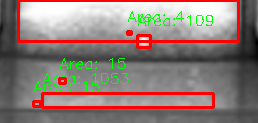
#> input picture test/ig.png, 258 x 123 px
$ python -i preprocess.py   (imports and definitions only)
#> lines starting #> are read from the running program, lines starting #| are printed output that depends on the picture; after the words box and inside, x2 and y2 are one past the last pixel; in counts of white or black regions, pixels touching at a corner belong together
#> further down, picture is the input picture: shape (123, 258, 3); mean B, G, R 119.4, 125, 141.4
import cv2, numpy as np

def pre_process(img):

    grays = cv2.cvtColor(img, cv2.COLOR_BGR2GRAY)
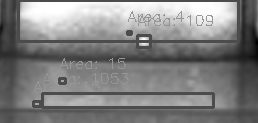
#> grays: shape (123, 258); min 0, max 255, mean 129.2
    clahe = cv2.createCLAHE(clipLimit=2.0, tileGridSize=(5,5))
    gray = clahe.apply(grays)
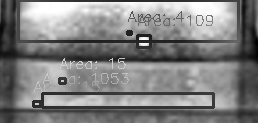
#> gray: shape (123, 258); min 1, max 255, mean 128.9
    blured = cv2.bilateralFilter(gray, 0, 75, 75)
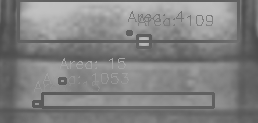
#> blured: shape (123, 258); min 73, max 194, mean 129
    adaptive_thresh = cv2.adaptiveThreshold(blured, 255, cv2.ADAPTIVE_THRESH_GAUSSIAN_C, cv2.THRESH_BINARY, 11, 2)
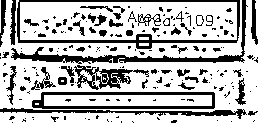
#> adaptive_thresh: shape (123, 258); 71.8% white; 193 black regions (139 under 20 px), largest, box (x1, y1, x2, y2) and area: (11, 0, 248, 64) 1471, (17, 0, 240, 49) 1431, (32, 92, 215, 109) 1168

    kernel = cv2.getStructuringElement(cv2.MORPH_RECT, (3,3))
    imgs = cv2.morphologyEx(adaptive_thresh, cv2.MORPH_OPEN, kernel, iterations=1)
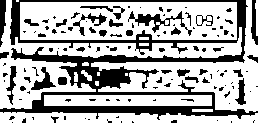
#> imgs: shape (123, 258); 67.6% white; 122 black regions (80 under 20 px), largest, box (x1, y1, x2, y2) and area: (0, 0, 258, 120) 6965, (128, 11, 192, 36) 385, (31, 67, 56, 90) 219

    return imgs


>>> import cv2
>>> picture = cv2.imread('../test/ig.png')
>>> result = pre_process(picture)

$ run again, on test/img.png
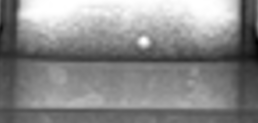
#> input picture test/img.png, 258 x 123 px
#> picture is the input picture: shape (123, 258, 3); min 0, max 255, mean 136.8
#> in pre_process, `adaptive_thresh = cv2.adaptiveThreshold(blured, 255, cv2.ADAPTIVE_THRE..`:
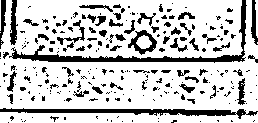
#> adaptive_thresh: shape (123, 258); 78.4% white; 243 black regions (184 under 20 px), largest, box (x1, y1, x2, y2) and area: (9, 0, 247, 63) 1452, (0, 108, 258, 119) 1131, (128, 30, 157, 55) 278
#> in pre_process, `imgs = cv2.morphologyEx(adaptive_thresh, cv2.MORPH_OPEN, kernel, itera..`:
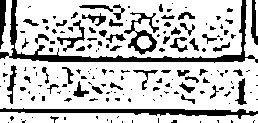
#> imgs: shape (123, 258); 76.5% white; 171 black regions (117 under 20 px), largest, box (x1, y1, x2, y2) and area: (0, 0, 258, 63) 1841, (0, 108, 258, 119) 1174, (124, 12, 159, 55) 481
